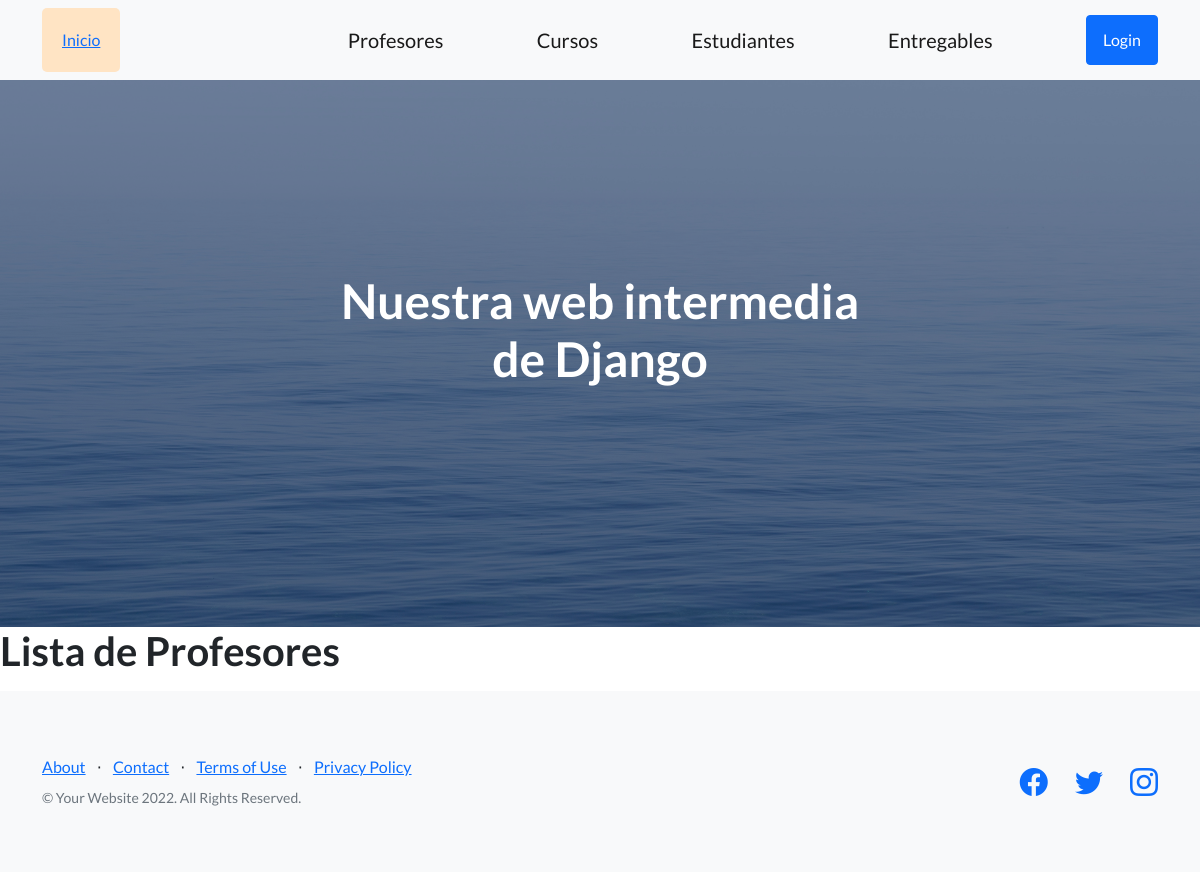
/app-coder/listaProfesores/, run on an earlier commit of the app's database.
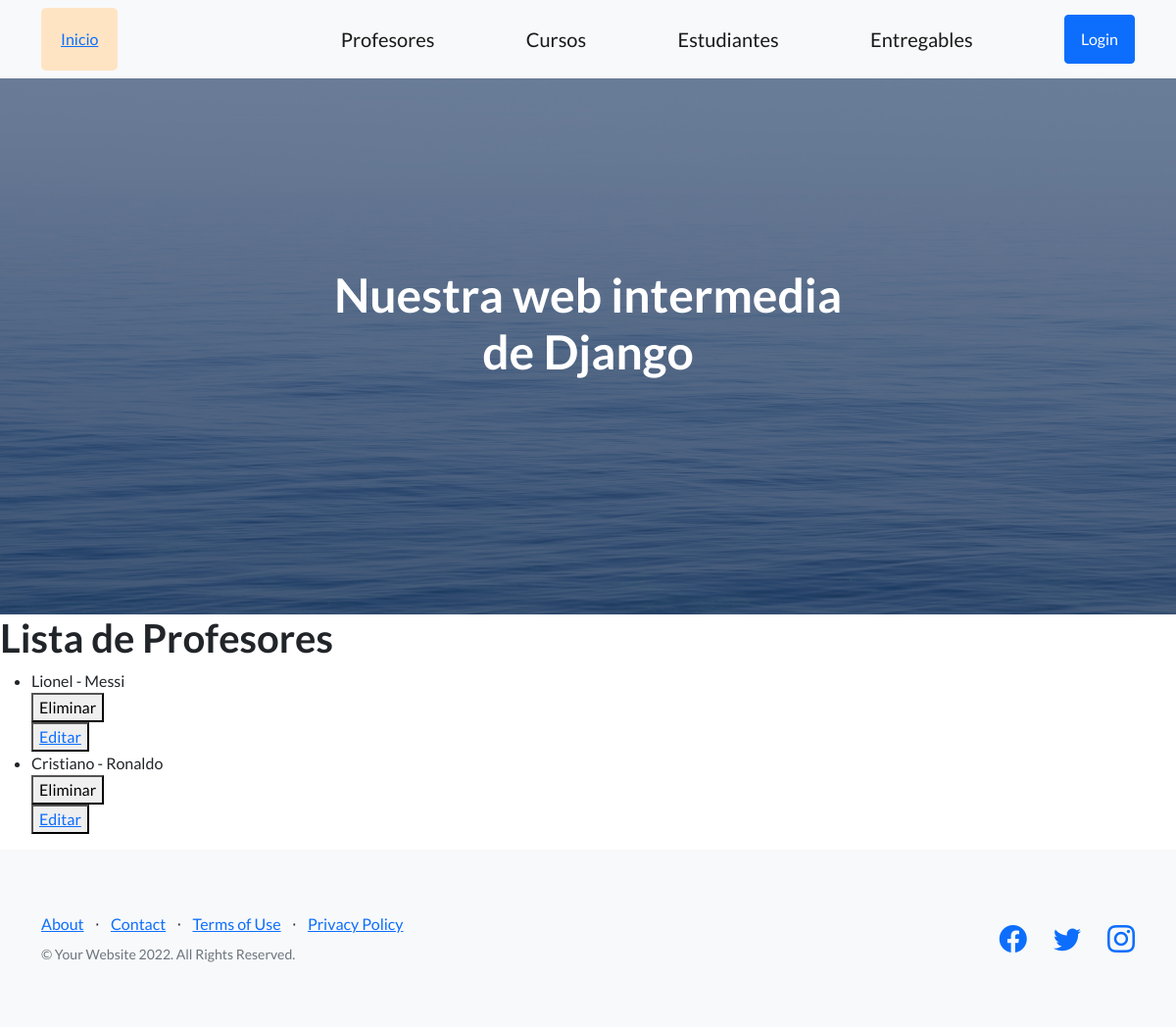
And on a later commit of the database.
### AppCoder/models.py (models this page shows)
class Profesor(models.Model):
    nombre = models.CharField(max_length=50)
    apellido = models.CharField(max_length=50)
    email = models.EmailField()
    profesion = models.CharField(max_length=50)
    def __str__(self):
        return f'{self.nombre} - {self.apellido}'

### AppCoder/views.py (the view)
# urls.py: path('listaProfesores/', listaProfesores, name="ListaProfesores"),
def listaProfesores(request):
    profesores = Profesor.objects.all()
    return render(request, "leerProfesores.html", {"profesores": profesores})

### AppCoder/templates/leerProfesores.html
{% extends 'padre.html' %}
{% load static %}
{% block contenidoQueCambia %}
    <h1>Lista de Profesores</h1>
    <ul>
        {% for profesor in profesores %}
            <li>
                {{profesor}}
            </li>
            <div>
                <form action="{% url 'EliminaProfesor' profesor.id %}" method="POST">{% csrf_token %}
                    <button type="submit"> Eliminar </button>
                </form>
                <button>
                    <a href="{% url 'EditarProfesor' profesor.id %}">Editar</a>
                </button>
            </div>
        {% endfor %}
    </ul>
{% endblock contenidoQueCambia %}

What changed in the data, as far as the page shows it:
added Profesor: nombre+apellido "Lionel - Messi"
added Profesor: nombre+apellido "Cristiano - Ronaldo"
